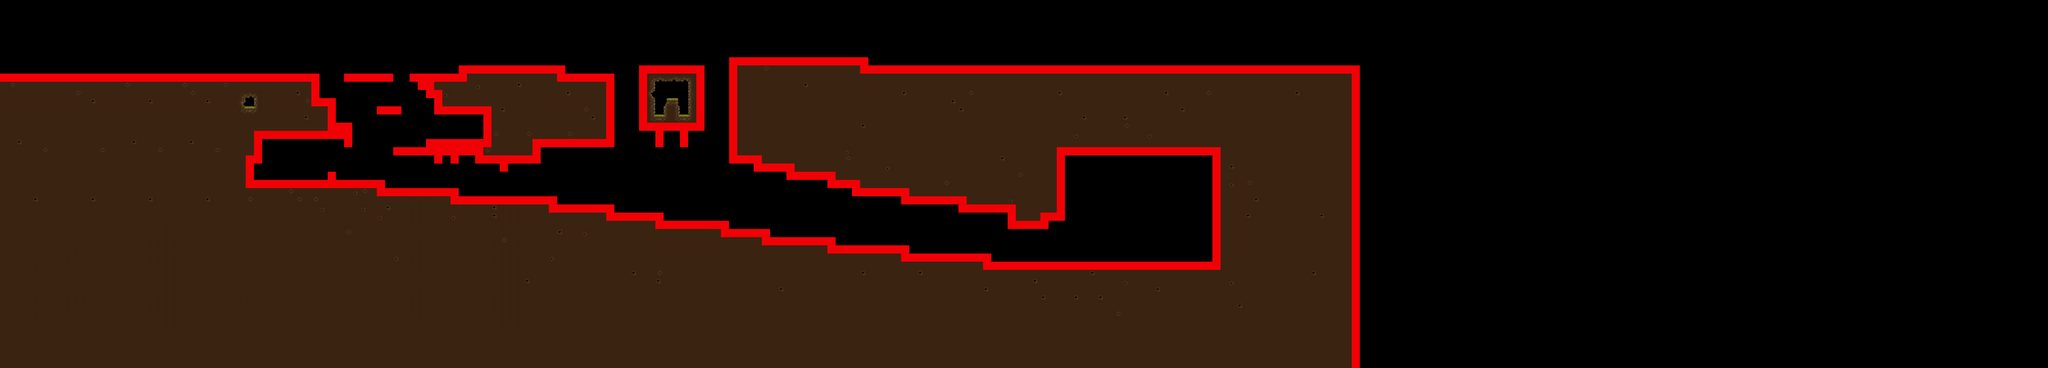

This game map was drawn from its Tiled (.tmx) file and the tilesets committed beside it. A one-line description and the trimmed map source follow:
An orthogonal 250x45 tile map with 64x64 px tiles, 2 tile layers (foreground, collisions), 2 tilesets.

<map version="1.10" tiledversion="1.11.2" orientation="orthogonal" renderorder="right-down" width="250" height="45" tilewidth="64" tileheight="64" infinite="0" nextlayerid="3" nextobjectid="1">
 <editorsettings>
  <export target="../bin/Debug/net6.0-windows/Content/map/level1.csv" format="csv" />
 </editorsettings>
 <tileset firstgid="1" source="tilemap_collision.tsx" />
 <tileset firstgid="4" source="tileset_ground.tsx" />
 <layer id="1" name="foreground" width="250" height="45">
  <data>[11250 cells, 5094 non-empty, 56 distinct tile ids]</data>
 </layer>
 <layer id="2" name="collisions" width="250" height="45">
  <data>[11250 cells, 544 non-empty, 1 distinct tile ids]</data>
 </layer>
</map>